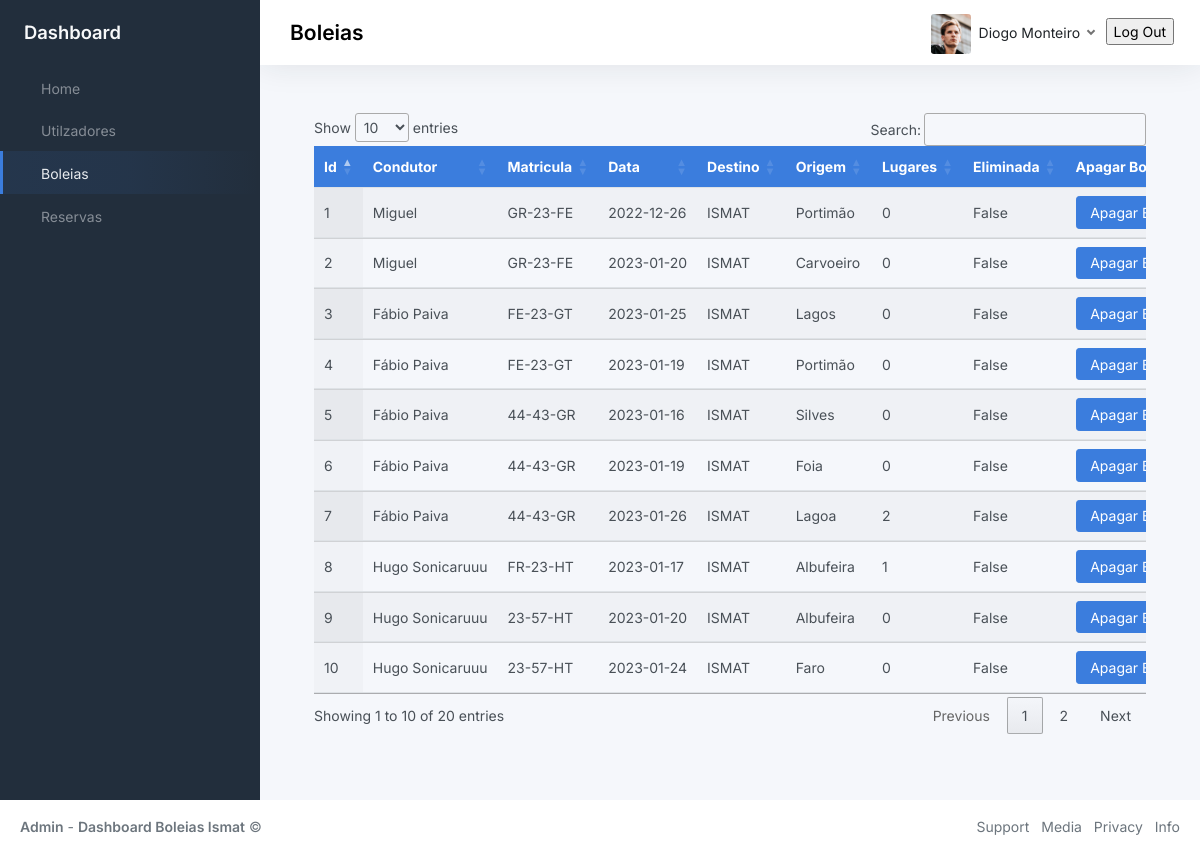
The page /ridePage (signed in) on the database as committed earlier.
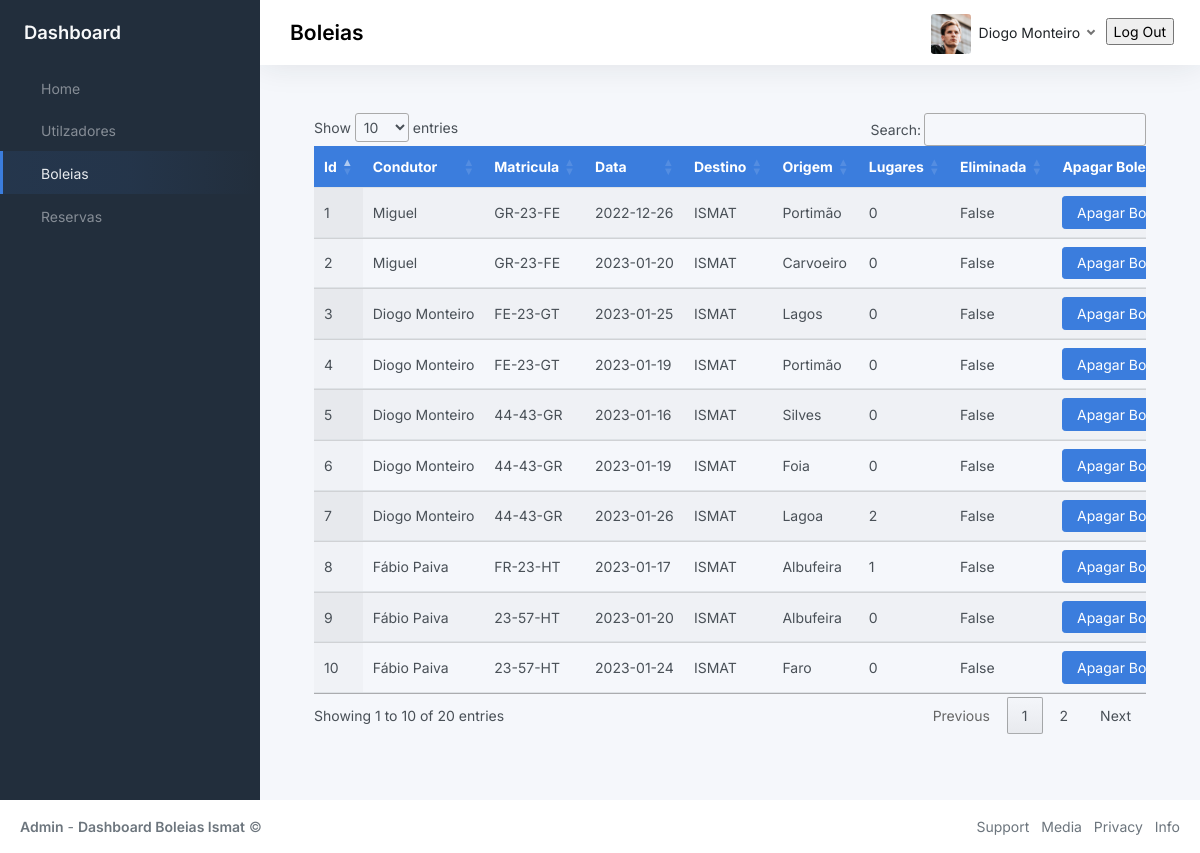
The same page on the database as committed later.
### BackOffice/models.py (models this page shows, shortened)
class User(db.Model, UserMixin):
	__tablename__ = 'user'
	id = db.Column(db.Integer, primary_key=True)
	name = db.Column(db.String(80), unique=True, nullable=False)
	student_number = db.Column(db.String(9), unique=True, nullable=False)
	phone_number = db.Column(db.Integer(), nullable=False)
	password = db.Column(db.String(60), nullable=False)
	gender = db.Column(db.String(10), nullable=False)
	registration_date = db.Column(db.DateTime, default=datetime.now)
	last_login_date = db.Column(db.DateTime, default=datetime.now)
	active = db.Column(db.Boolean())
	deleted = db.Column(db.Boolean(), default=False)

class Ride(db.Model):
	__tablename__ = 'ride'
	__table_args__ = (db.UniqueConstraint('user_id', 'vehicle_id', 'ride_date'),)
	id = db.Column(db.Integer, primary_key=True)
	user_id = db.Column('user_id', db.ForeignKey('user.id'), nullable=False)
	user = db.relationship('User', backref='ride')
	vehicle_id = db.Column('vehicle_id', db.ForeignKey('vehicle.id'), nullable=False)
	vehicle = db.relationship('Vehicle', backref='ride')
	ride_date = db.Column(db.String(9), nullable=False)
	ride_scheduled_time = db.Column(db.String(5), nullable=False)
	local_destiny = db.Column(db.String(40), nullable=False)
	local_origin = db.Column(db.String(40), nullable=False)
	number_of_available_seats = db.Column(db.Integer(), nullable=False)
	createdAt = db.Column(db.DateTime, default=datetime.now)
	updatedAt = db.Column(db.DateTime, default=datetime.now)
	deleted = db.Column(db.Boolean(), default=False)

class Vehicle(db.Model):
	__tablename__ = 'vehicle'
	id = db.Column(db.Integer, primary_key=True)
	owner_id = db.Column('owner_id', db.ForeignKey('user.id'), nullable=False)
	owner = db.relationship('User', backref='vehicle')
	license_plate = db.Column(db.String(8), unique=True, nullable=False)
	color = db.Column(db.String(20), nullable=False)
	number_of_seats = db.Column(db.Integer(), nullable=False)
	vehicle_specs = db.Column(db.String(200), nullable=True)
	createdAt = db.Column(db.DateTime, default=datetime.now)
	updatedAt = db.Column(db.DateTime, default=datetime.now)
	deleted = db.Column(db.Boolean(), default=False)

### BackOffice/boleiasModule/__init__.py (the view, shortened to what this page needs)
@rideModule.route('/ridePage', methods=['GET', 'POST'])
def toRidePage():
    if current_user.is_authenticated:
        try:
            use_id = current_user.id
            activeUser =  db.session.query(User).filter(User.id==use_id).first()
            if request.method == 'GET':
                get_Ride= db.session.query(Ride, Vehicle, User).filter(Ride.user_id == User.id).filter(Ride.vehicle_id == Vehicle.id).all()
                return render_template("boleias.html", title="Login", get_Ride = get_Ride, activeUser = activeUser,)
        except Exception as e:
                    print(str(e))
    else:
        return redirect('/pages-sign-in')

### BackOffice/app.py (called while the page is built)
def create_app(config_filename):
    run = Flask(__name__)
    run.config.from_object(config_filename)
    db.init_app(run)
    bcrypt.init_app(run)
    with run.app_context():
        db.create_all()
    login_manager = LoginManager()
    login_manager.login_view = 'auth.login'
    login_manager.init_app(run)
    @login_manager.user_loader
    def load_user(user_id):
        return User.query.get(int(user_id))
    run.register_blueprint(login_module)
    run.register_blueprint(homeModule)
    run.register_blueprint(userModule)
    run.register_blueprint(rideModule)
    run.register_blueprint(reservaModule)
    return run

### BackOffice/templates/boleias.html (shortened to what this page needs)
{% extends 'index.html'%}
{% block navOptions %}
    <ul class="sidebar-nav">
        <li class="sidebar-item">
            <a class="sidebar-link" href="{{url_for('homeModule.toHomePage')}}">
                 <span class="align-middle">Home</span>
            </a>
        </li>
        <li class="sidebar-item ">
            <a class="sidebar-link" href="{{url_for('userModule.toUsersPage')}}">
                 <span class="align-middle">Utilzadores</span>
            </a>
        </li>
        <li class="sidebar-item active">
            <a class="sidebar-link" href="{{url_for('rideModule.toRidePage')}}">
                 <span class="align-middle">Boleias</span>
            </a>
        </li>
        <li class="sidebar-item ">
            <a class="sidebar-link" href="{{url_for('reservaModule.toReservaPage')}}">
                 <span class="align-middle">Reservas</span>
            </a>
        </li>
    </ul>
{% endblock navOptions %}
{% block page %}
<h3 class="position-absolute m-2 fw-bold text-">Boleias</h3>
{% endblock page %}
{% block profile %}
<img src="{{url_for('static', filename='img/avatars/avatar.jpg')}}" class="avatar img-fluid rounded me-1"/> <span class="text-dark">{{activeUser.name}}</span>
{% endblock profile %}
{% block content %}
<div class="container-md" id="table">
    <div class="table-responsive">
        <table class="table display nowrap" id="tabela">
            <thead class="bg-primary text-white">
                <tr>
                    <th>Id</th>
                    <th>Condutor</th>
                    <th>Matricula</th>
                    <th>Data</th>
                    <th>Destino</th>
                    <th>Origem</th>
                    <th>Lugares</th>
                    <th>Eliminada</th>
                    <th>Apagar Boleia</th>
                </tr>
            </thead>
            <tbody>
                {% for ride in get_Ride %}
                <tr>
                <td>{{ride.Ride.id}}</td>
                <td>{{ride.User.name}}</td>
                <td>{{ride.Vehicle.license_plate}}</td>
                <td>{{ride.Ride.ride_date}}</td>
                <td>{{ride.Ride.local_destiny}}</td>
                <td>{{ride.Ride.local_origin}}</td>
                <td>{{ride.Ride.number_of_available_seats}}</td>
                <td>{{ride.Ride.deleted}}</td>
                <td><button class="ApagarB btn btn-primary" id="{{ride.Ride.id}}">Apagar Boleia</button></td>
            </tr>
            {% endfor %}
            </tbody>
        </table>
    </div>
</div>
{% endblock content %}

### BackOffice/templates/index.html (shortened to what this page needs)
<!DOCTYPE html>
<html lang="en">
<head>
	<link rel="stylesheet" href="https://cdnjs.cloudflare.com/ajax/libs/font-awesome/6.2.1/css/all.min.css">
	<link href="https://cdn.jsdelivr.net/npm/bootstrap@5.2.3/dist/css/bootstrap.min.css" rel="stylesheet">
	<link rel="stylesheet" type="text/css" href="https://cdn.datatables.net/1.13.1/css/jquery.dataTables.css">
	<link href="{{url_for('static', filename='css/app.css')}}" rel="stylesheet">
</head>
<body>
	<div class="wrapper">
		<nav id="sidebar" class="sidebar js-sidebar">
			<div class="sidebar-content js-simplebar">
				<a class="sidebar-brand">
					<span class="align-middle">Dashboard</span>
				</a>
				{% block navOptions %}
				{% endblock navOptions %}
			</div>
		</nav>
		<div class="main">
			<nav class="navbar navbar-expand navbar-light navbar-bg">
				<div class="navbar-collapse collapse">
					{% block page %}
					{% endblock page %}
					<ul class="navbar-nav navbar-align">
						<a class="nav-link dropdown-toggle d-none d-sm-inline-block" href="#">
							{% block profile %}
							{% endblock profile %}
						</a>
						<div class="m-1">
							<form action="{{url_for('login.logOut')}}">
								<input type="submit" value="Log Out" />
							</form>
						</div>
					</ul>
				</div>
			</nav>
			<main class="content">
				{% block content %}
				{% endblock content %}
			</main>
		</div>
	</div>
	<footer class="footer">
		<div class="container-fluid ">
			<div class="row text-muted">
				<div class="col-6 text-start">
					<p class="mb-0">
						<a class="text-muted" href="https://www.ismat.pt/" target="_blank"><strong>Admin</strong></a> - <a class="text-muted" href="https://www.ismat.pt/" target="_blank"><strong>Dashboard Boleias Ismat</strong></a>								&copy;
					</p>
				</div>
				<div class="col-6 text-end">
					<ul class="list-inline">
						<li class="list-inline-item">
							<a class="text-muted" href="https://www.ismat.pt/instituto/contactos.html" target="_blank">Support</a>
						</li>
						<li class="list-inline-item">
							<a class="text-muted" href="https://www.ismat.pt/nos-media.html" target="_blank">Media</a>
						</li>
						<li class="list-inline-item">
							<a class="text-muted" href="https://www.ensinolusofona.pt/pt/politica-de-privacidade/" target="_blank">Privacy</a>
						</li>
						<li class="list-inline-item">
							<a class="text-muted" href="https://www.ismat.pt/informacoes-academicas.html" target="_blank">Info</a>
						</li>
					</ul>
				</div>
			</div>
		</div>
	</footer>
</body>
</html>

Rows that differ between the two databases and show on the page:
changed Ride "Lagos": User.name "Fábio Paiva" → "Diogo Monteiro"
changed Ride id 4: User.name "Fábio Paiva" → "Diogo Monteiro"
changed Ride "Silves": User.name "Fábio Paiva" → "Diogo Monteiro"
changed Ride "Foia": User.name "Fábio Paiva" → "Diogo Monteiro"
changed Ride "Lagoa": User.name "Fábio Paiva" → "Diogo Monteiro"
changed Ride "FR-23-HT": User.name "Hugo Sonicaruuu" → "Fábio Paiva"
changed Ride id 9: User.name "Hugo Sonicaruuu" → "Fábio Paiva"
changed Ride "Faro": User.name "Hugo Sonicaruuu" → "Fábio Paiva"
